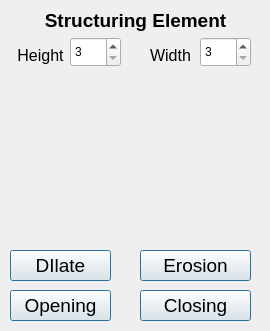
<?xml version="1.0" encoding="UTF-8"?>
<ui version="4.0">
 <class>StructureElementQwidget</class>
 <widget class="QWidget" name="StructureElementQwidget">
  <property name="geometry">
   <rect>
    <x>0</x>
    <y>0</y>
    <width>270</width>
    <height>331</height>
   </rect>
  </property>
  <property name="windowTitle">
   <string>Form</string>
  </property>
  <widget class="QPushButton" name="pushButtonDilate">
   <property name="geometry">
    <rect>
     <x>10</x>
     <y>250</y>
     <width>101</width>
     <height>31</height>
    </rect>
   </property>
   <property name="font">
    <font>
     <pointsize>14</pointsize>
    </font>
   </property>
   <property name="text">
    <string>DIlate</string>
   </property>
   <property name="default">
    <bool>true</bool>
   </property>
  </widget>
  <widget class="QSpinBox" name="spinBox_2">
   <property name="geometry">
    <rect>
     <x>200</x>
     <y>37</y>
     <width>51</width>
     <height>30</height>
    </rect>
   </property>
   <property name="minimum">
    <number>3</number>
   </property>
   <property name="maximum">
    <number>7</number>
   </property>
   <property name="singleStep">
    <number>2</number>
   </property>
   <property name="value">
    <number>3</number>
   </property>
  </widget>
  <widget class="QWidget" name="widgetTable" native="true">
   <property name="geometry">
    <rect>
     <x>50</x>
     <y>70</y>
     <width>181</width>
     <height>171</height>
    </rect>
   </property>
  </widget>
  <widget class="QSpinBox" name="spinBox">
   <property name="geometry">
    <rect>
     <x>70</x>
     <y>37</y>
     <width>51</width>
     <height>30</height>
    </rect>
   </property>
   <property name="minimum">
    <number>3</number>
   </property>
   <property name="maximum">
    <number>7</number>
   </property>
   <property name="singleStep">
    <number>2</number>
   </property>
   <property name="value">
    <number>3</number>
   </property>
  </widget>
  <widget class="QLabel" name="label">
   <property name="geometry">
    <rect>
     <x>0</x>
     <y>0</y>
     <width>271</width>
     <height>41</height>
    </rect>
   </property>
   <property name="font">
    <font>
     <pointsize>14</pointsize>
     <weight>75</weight>
     <bold>true</bold>
    </font>
   </property>
   <property name="text">
    <string>Structuring Element</string>
   </property>
   <property name="alignment">
    <set>Qt::AlignCenter</set>
   </property>
  </widget>
  <widget class="QLabel" name="label_2">
   <property name="geometry">
    <rect>
     <x>0</x>
     <y>40</y>
     <width>81</width>
     <height>30</height>
    </rect>
   </property>
   <property name="font">
    <font>
     <pointsize>12</pointsize>
     <weight>50</weight>
     <bold>false</bold>
    </font>
   </property>
   <property name="text">
    <string>Height</string>
   </property>
   <property name="alignment">
    <set>Qt::AlignCenter</set>
   </property>
  </widget>
  <widget class="QLabel" name="label_3">
   <property name="geometry">
    <rect>
     <x>130</x>
     <y>40</y>
     <width>81</width>
     <height>30</height>
    </rect>
   </property>
   <property name="font">
    <font>
     <pointsize>12</pointsize>
     <weight>50</weight>
     <bold>false</bold>
    </font>
   </property>
   <property name="text">
    <string>Width</string>
   </property>
   <property name="alignment">
    <set>Qt::AlignCenter</set>
   </property>
  </widget>
  <widget class="QPushButton" name="pushButtonErosion">
   <property name="geometry">
    <rect>
     <x>140</x>
     <y>250</y>
     <width>111</width>
     <height>31</height>
    </rect>
   </property>
   <property name="font">
    <font>
     <pointsize>14</pointsize>
    </font>
   </property>
   <property name="text">
    <string>Erosion</string>
   </property>
   <property name="default">
    <bool>true</bool>
   </property>
  </widget>
  <widget class="QPushButton" name="pushButtonOpening">
   <property name="geometry">
    <rect>
     <x>10</x>
     <y>290</y>
     <width>101</width>
     <height>31</height>
    </rect>
   </property>
   <property name="font">
    <font>
     <pointsize>14</pointsize>
    </font>
   </property>
   <property name="text">
    <string>Opening</string>
   </property>
   <property name="default">
    <bool>true</bool>
   </property>
  </widget>
  <widget class="QPushButton" name="pushButtonClosing">
   <property name="geometry">
    <rect>
     <x>140</x>
     <y>290</y>
     <width>111</width>
     <height>31</height>
    </rect>
   </property>
   <property name="font">
    <font>
     <pointsize>14</pointsize>
    </font>
   </property>
   <property name="text">
    <string>Closing</string>
   </property>
   <property name="default">
    <bool>true</bool>
   </property>
  </widget>
 </widget>
 <resources/>
 <connections/>
</ui>
